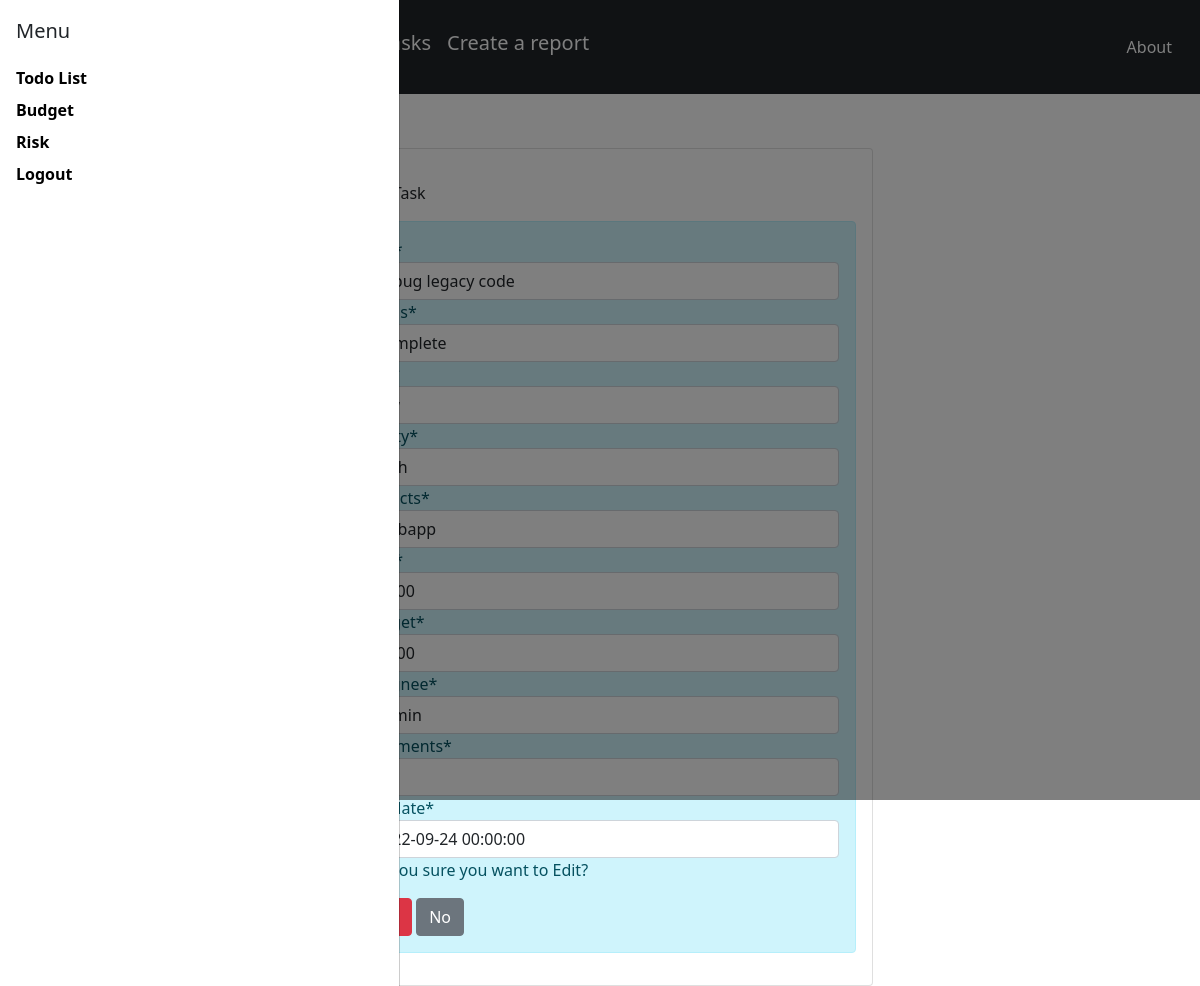
The page /edit/6/ (signed in) on the database as committed earlier.
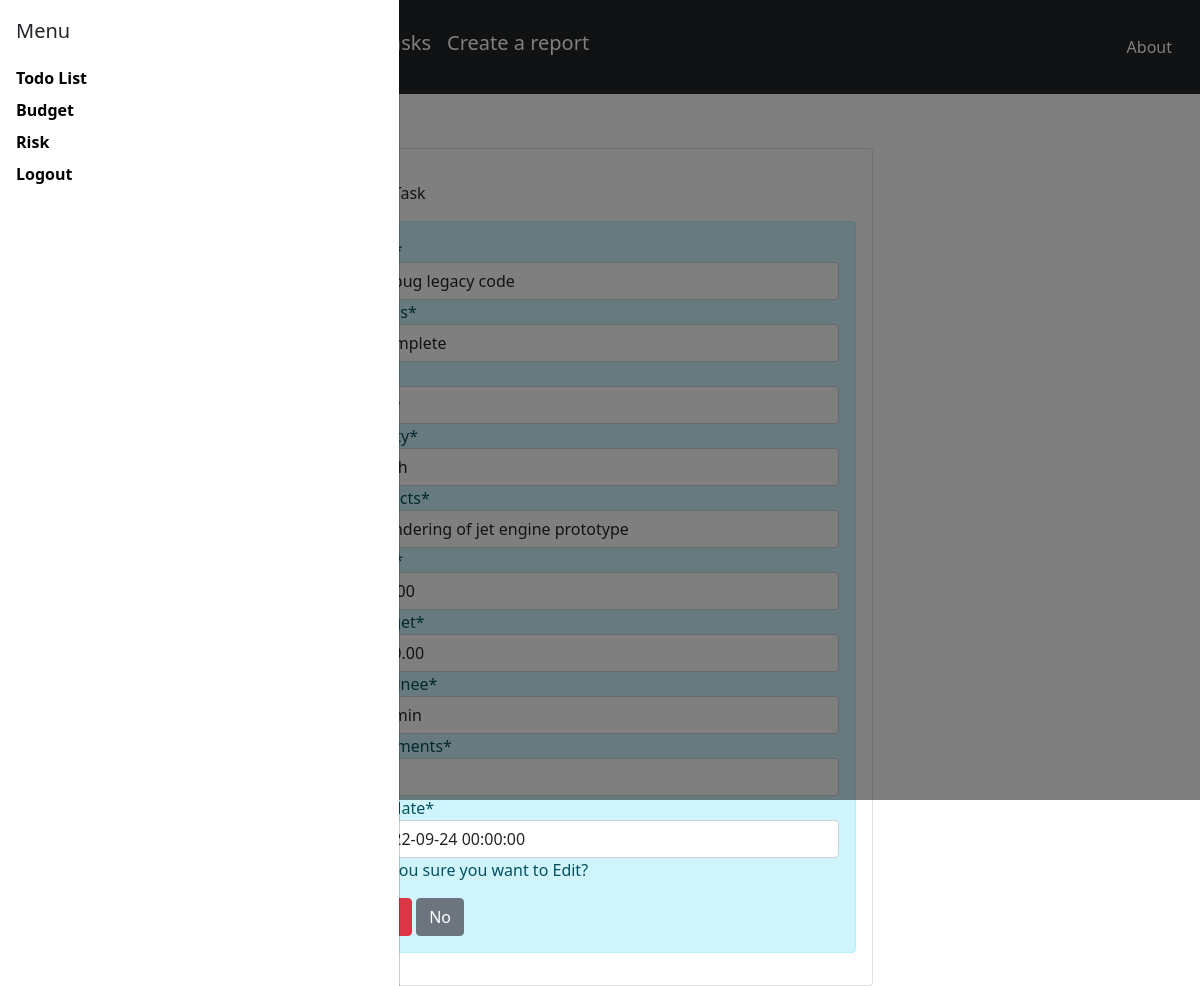
The same page on the database as committed later.
### taskapp/models.py (models this page shows, shortened)
class TaskModel(models.Model):
    complete='Complete'
    pending='Pending'
    cancelled='cancelled'
    high='high'
    medium='medium'
    low='low'
    task=models.CharField(null=True,max_length=100)
    status=models.CharField(max_length=10,choices=[(complete,'Complete'),(pending,'Pending'),(cancelled,'Cancelled')],default=pending)
    risk=models.CharField(max_length=10,choices=[(high,'high'),(medium,'medium'),(low,'low')],default=medium)
    piority=models.CharField(max_length=10,choices=[(high,'high'),(medium,'medium'),(low,'low')],default=medium)
    projects=models.ForeignKey(ProjectModel,null=True,on_delete=models.SET_NULL)
    date=models.DateTimeField(auto_now_add=True)
    cost=models.DecimalField(default=0.00,max_digits=10,decimal_places=2)
    budget=models.DecimalField(default=0.00,max_digits=10,decimal_places=2)
    assignee=models.ForeignKey(User,null=True,on_delete=models.SET_NULL)
    comments=models.CharField(null=True,max_length=100)
    duedate=models.DateTimeField(null=True)

### taskapp/views.py (the view)
# urls.py: path('edit/<int:pk>/',views.edit,name="taskapp-edit"),
@login_required()
def edit(request,pk):
    item=TaskModel.objects.get(id=pk)
    if request.method=='POST':
        form=TaskUpdateForm(request.POST,instance=item)
        if form.is_valid():
            form.save()
            return redirect('/task')
    else:
        form=TaskUpdateForm(instance=item)
    context={
        'form':form
    }
    return render(request,'edit.html',context)

### taskapp/forms.py
class TaskUpdateForm(forms.ModelForm):#for edit
    class Meta:
        model=TaskModel
        fields='__all__'

### taskapp/models.py (called while the page is built)
    def __str__(self):
        return self.project

### templates/edit.html (shortened to what this page needs)
{%extends './partials/base.html'%}
{% load crispy_forms_tags %}
{%block content%}
<div class="container">
    <div class="row">
        <div class="col-6 offset-md-3">
            <div class="card">
                <div class="card-body">
                    <div class="card-body">
                        Edit Task
                    </div>
                    <div class="alert alert-info">
                        <form method="POST">
                            {% csrf_token %}{{form|crispy}}
                            <p>Are you sure you want to Edit? </p>
                            <a class="btn btn-secondary" href="{%url 'taskapp-index' %}">No</a>
                        </form>
                    </div>
                </div>
            </div>
        </div>
    </div>
</div>
{%endblock%}

Rows that differ between the two databases and show on the page:
changed TaskModel "debug legacy code": projects "Webapp" → "Rendering of jet engine prototype"; budget "90.00" → "100.00"
